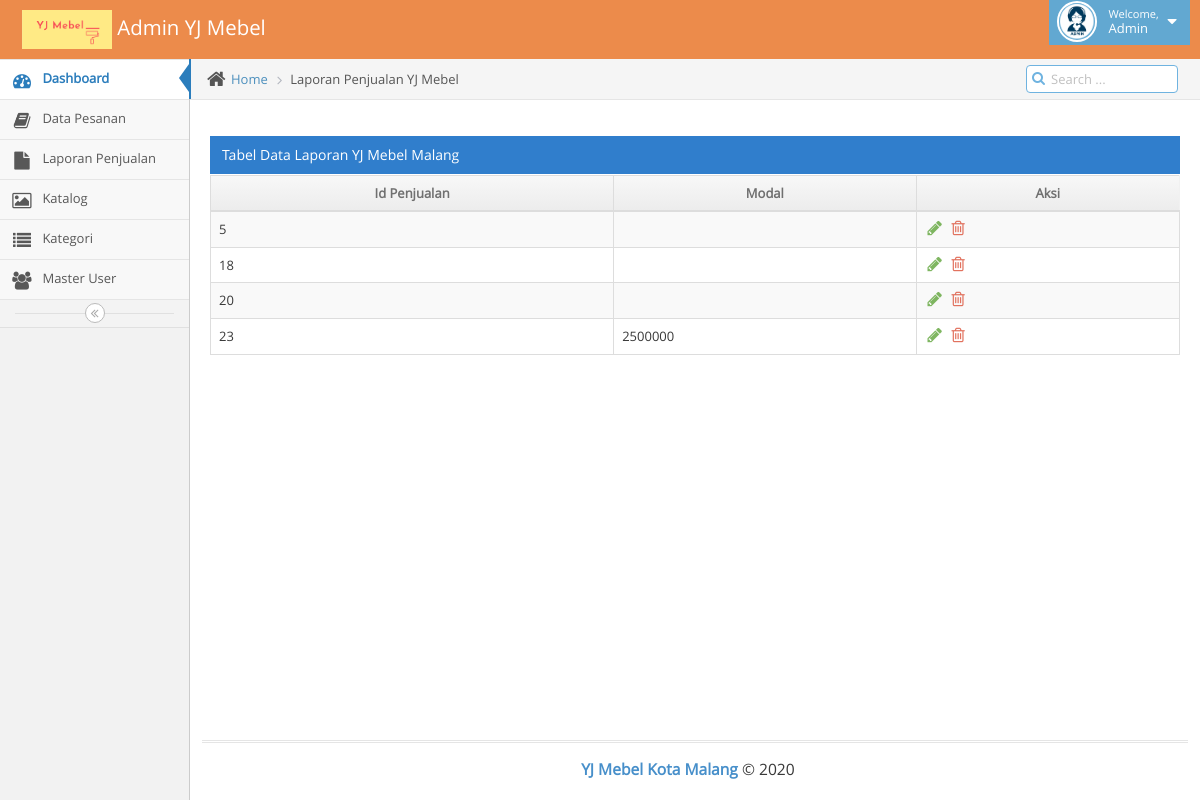
Page /h_admin/index.php?laporan_penjualan on the committed database.
### tables this page shows
CREATE TABLE `transaksi_penjualan` (
  `id_penjualan` int(11) NOT NULL,
  `id_cust` int(11) NOT NULL,
  `id_barang` int(11) NOT NULL,
  `keterangan` text NOT NULL,
  `tgl_jual` date NOT NULL,
  `total_harga` varchar(15) NOT NULL,
  `modal` varchar(15) NOT NULL
);

### h_admin/laporan_penjualan.php (the view, shortened to what this page needs)
<?php
include "../k.php";
		?>
			<div class="main-content">
				<div class="main-content-inner">
					<div class="breadcrumbs ace-save-state" id="breadcrumbs">
						<ul class="breadcrumb">
							<li>
								<i class="ace-icon fa fa-home home-icon"></i>
								<a href="#">Home</a>
							</li>
							<li class="active">Laporan Penjualan YJ Mebel</li>
						</ul>
						<div class="nav-search" id="nav-search">
							<form class="form-search">
								<span class="input-icon">
									<input type="text" placeholder="Search ..." class="nav-search-input" id="nav-search-input" autocomplete="off" />
									<i class="ace-icon fa fa-search nav-search-icon"></i>
								</span>
							</form>
						</div>
					</div>
					<div class="page-content">
						<div class="row">
							<div class="col-xs-12">
								<div class="row">
									<div class="col-xs-12">
										<br>
										<div class="clearfix">
										</div>
										<div class="table-header">
											Tabel Data Laporan YJ Mebel Malang
										</div>
										<div style="overflow: auto;">
											<table id="dynamic-table" class="table table-striped table-bordered table-hover">
												<thead>
													<tr>
														<th style="text-align: center;">Id Penjualan</th>
														<th style="text-align: center;">Modal</th>
														<th style="text-align: center;">Aksi</th>
													</tr>
												</thead>
												<tbody>
													<?php
													$querym = "SELECT * FROM transaksi_penjualan";
													$sqlm = mysqli_query($connect, $querym);
													$no = 1;
													while ($datam = mysqli_fetch_array($sqlm)) { ?>
														<tr>
															<td><?php echo $datam['id_penjualan']; ?></td>
															<td><?php echo $datam['modal']; ?></td>
															<td><?php if($data['id_penjualan']!=null){ ?>
																<?php } ?>
															<div class=" action-buttons">
																<a href="#modal-edit<?php echo $data['id_penjualan']; ?>" role="button" class="green" data-toggle="modal"><i class="ace-icon fa fa-pencil bigger-130"></i></a>
																<a class="red" href="#modal-delete<?php echo $data['id_penjualan']; ?>" role="button" data-toggle="modal"><i class="ace-icon fa fa-trash-o bigger-130"></i></a>
															</div>
														</td>
														</tr>
													<?php $no++; }
													?>
												</tbody>
											</table>
										</div>
									</div>
								</div>
							</div>
						</div>
					</div>
				</div>
			</div>
	</body>
</html>

### rows in the picture
transaksi_penjualan: id_penjualan "5"
transaksi_penjualan: id_penjualan "18"
transaksi_penjualan: id_penjualan "20"
transaksi_penjualan: id_penjualan "23", modal "2500000"
